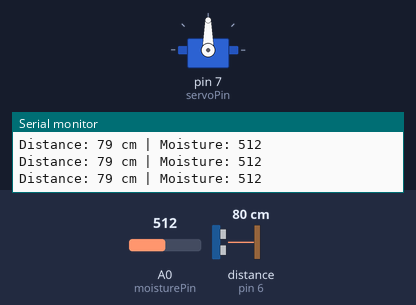
A sketch run on a simulated Arduino Uno, built with avr-gcc and run on an emulated ATmega328P. On the bench: servo, the last lines printed to the serial monitor. Wiring (inferred from the names in the program): ultrasonic range finder: trigger pin 5; echo pin 6. The test bench sets the inputs (shaded band); at power-on: distance to the obstacle (sensor on pin 6) 80 cm, A0 (moisturePin) = 512. The echo pulse lasts 58.3 µs per cm.

Above: at 1.2 s.
1.3 s: distance to the obstacle (sensor on pin 6) set to 28 cm
2.8 s: distance to the obstacle (sensor on pin 6) set to 22 cm
At 3.4 s:
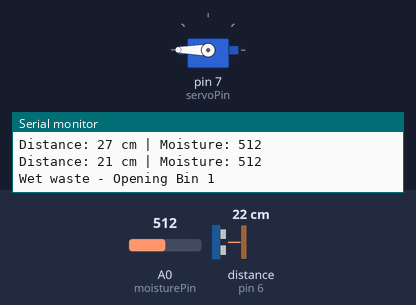
5.8 s: A0 (moisturePin) set to 642
8.6 s: A0 (moisturePin) set to 660
At 10.5 s:
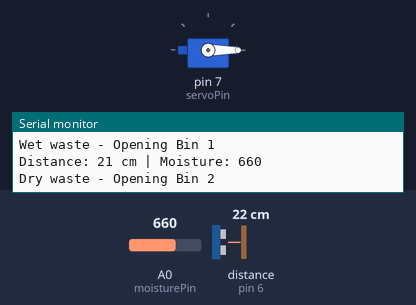
11.6 s: A0 (moisturePin) set to 640
14.6 s: A0 (moisturePin) set to 716
Timing chart, 0 to 18.4 s (numbered marks = the images above; inputs shaded):
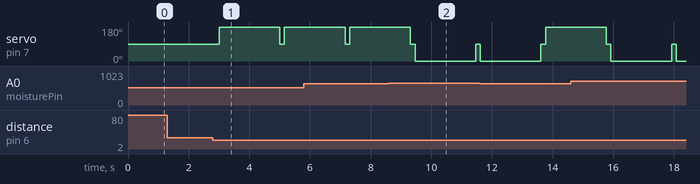

Measured:
- the behaviour switches between 26 and 25 cm on distance to the obstacle (sensor on pin 6) (found by bisection; images 0 and 1)
- the behaviour switches between 649 and 650 on A0 (moisturePin) (found by bisection; images 1 and 2)
- after the input at 2.8 s, servo on pin 7 (servoPin): 90° → 180° after 0.20 s, → 90° 2.0 s later, → 180° 0.15 s later

The sketch:

smartwastemanagementcode.ino
```cpp
#include <Servo.h>
Servo servo;

// Pins
const int trigPin = 5;
const int echoPin = 6;
const int servoPin = 7;
const int moisturePin = A0;

// Thresholds
const int moistureThreshold = 650;  // Between 580 (wet) and 600 (dry)
const int minDistance = 5;
const int maxDistance = 25;

long duration, distance;
int moistureValue;

int readMoisture() {
  int sum = 0;
  for (int i = 0; i < 10; i++) {
    sum += analogRead(moisturePin);
    delay(5);
  }
  return sum / 10;
}

void setup() {
  Serial.begin(9600);
  pinMode(trigPin, OUTPUT);
  pinMode(echoPin, INPUT);
  servo.attach(servoPin);
  servo.write(90); // Start neutral
}

void measureDistance() {
  digitalWrite(trigPin, LOW);
  delayMicroseconds(5);
  digitalWrite(trigPin, HIGH);
  delayMicroseconds(10);
  digitalWrite(trigPin, LOW);
  duration = pulseIn(echoPin, HIGH, 30000);
  distance = (duration / 2.0) / 29.1;
}

void loop() {
  measureDistance();
  moistureValue = readMoisture();

  Serial.print("Distance: ");
  Serial.print(distance);
  Serial.print(" cm | Moisture: ");
  Serial.println(moistureValue);

  if (distance > minDistance && distance < maxDistance) {
    if (moistureValue < moistureThreshold) {  // Lower value = wet
      Serial.println("Wet waste - Opening Bin 1");
      servo.write(180);
    } else {
      Serial.println("Dry waste - Opening Bin 2");
      servo.write(0);
    }
    delay(2000);
    servo.write(90); // Return to center
  }

  delay(100);
}   
```
